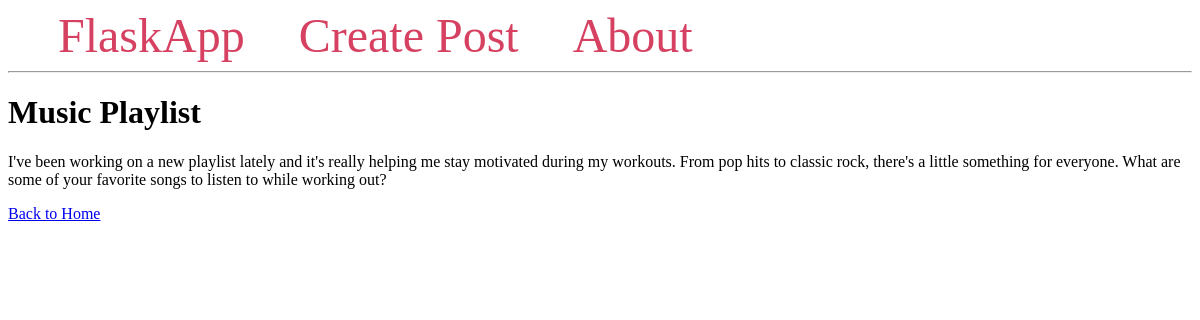
Screenshot of /post/3 with the database file from the repository.
### tables this page shows
CREATE TABLE posts (
    id INTEGER PRIMARY KEY AUTOINCREMENT,
    created TIMESTAMP NOT NULL DEFAULT CURRENT_TIMESTAMP,
    title TEXT NOT NULL,
    content TEXT NOT NULL
);

### app.py (the view)
@app.route('/post/<int:post_id>')
def post(post_id):
    conn = get_db_connection()
    post = conn.execute('SELECT * FROM posts WHERE id = ?', (post_id,)).fetchone()
    conn.close()
    if post is None:
        abort(404)
    return render_template('post.html', post=post)

### app.py (called while the page is built)
def get_db_connection():
    conn = sqlite3.connect('database.db')
    conn.row_factory = sqlite3.Row
    return conn

### templates/post.html
{% extends 'base.html' %}
{% block content %}
  <h1>{{ post['title'] }}</h1>
  <p>{{ post['content'] }}</p>
  <a href="{{ url_for('index') }}">Back to Home</a>
{% endblock %}

### rows the page displays
posts: title "Music Playlist", content "I've been working on a new playlist lately and it's really helping me stay motivated during my workouts. From pop hits to classic rock, there's a little something for everyone. What are some of your favorite songs to listen to while working out?"
